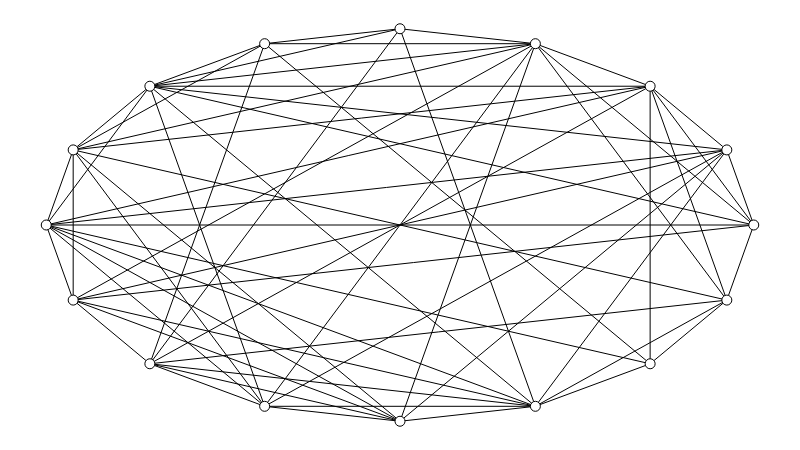

Source (notebook cell):
### Markdown cell above
Xi, o comprimento médio cresce quase linearmente em função do número de nós... ou seja, a estrutura de árvore não parece modelar um pequeno mundo em redes maiores.

As duplas Sabrina/Leo e Ale/Paulo pensaram em uma proposta alternativa: um anel de nós com "atalhos" adicionados especificamente para encurtar os caminhos. Esse tipo de aresta, que "atravessa" um circuito, é conhecido como *corda*.

A função abaixo constrói uma rede desse tipo, mas com uma restrição: além do número de nós, ela exige que você especifique qual é o *grau médio* que o grafo deve ter. O *grau* de um nó é o número de arestas que estão ligadas a ele, portanto, o grau médio é proporcional à *densidade* do grafo, ou seja, ao número total de arestas.

Por que estamos impondo essa restrição? Para evitar uma "segunda trapaça": queremos uma caracterização *estrutural* de pequeno mundo, que permita comparar grafos com *mesmo número de nós* e *mesma densidade*. Essa proposta de anel com cordas só pode ser considerada promissora se parar em pé sem o "migué" de ficarmos adicionando atalhos à vontade até os caminhos ficarem curtos o suficiente.

### Code cell
def chorded_ring(num_nodes, avg_degree):

    # Gera um grafo circular.
    g = nx.cycle_graph(num_nodes)

    # Prepara uma lista de pares de nós para sorteio.
    edges = [(n, m) for n, m in combinations(g.nodes, 2)]
    shuffle(edges)

    # Calcula limite de arestas a partir do grau médio.
    # Você consegue enxergar porque essa relação vale?
    max_edges = int((num_nodes * avg_degree) / 2 + 0.5)

    # Para cada par de nós sorteado...
    for n, m in edges:

        # ...se a aresta correspondente não existe...
        if not g.has_edge(n, m):

            # ...cria a aresta, ou seja, adiciona o "atalho"...
            g.add_edge(n, m)

            # ... e, se atingir o limite, para.
            if g.number_of_edges() == max_edges:
                break

    return g


# Gera um anel com cordas.
g = chorded_ring(NUM_NODES, AVG_DEGREE)

# Atribui posições aos nós.
sn.set_circle_positions(g)

# Mostra o grafo.
show_graph(g)

### Figure 1 — Plotly figure (JSON) as saved in the notebook; plotly's stock layout.template omitted (floating-point values rounded to 4 significant figures; data arrays with more than 128 entries replaced by an {"elided": "..."} marker saying what was removed)
{"data": [{"hoverinfo": "none", "line": {"color": "rgb(0, 0, 0)", "width": 1}, "mode": "lines", "type": "scatter", "uid": "96183c92-aa02-11e8-bcaa-e094670fd0e3", "x": {"elided": "192 float values"}, "y": {"elided": "192 float values"}}, {"hoverinfo": "none", "marker": {"color": "rgb(255, 255, 255)", "line": {"color": "rgb(0, 0, 0)", "width": 1}, "size": 10}, "mode": "markers+text", "text": [], "textfont": {"color": "rgb(0, 0, 0)"}, "textposition": "middle center", "type": "scatter", "uid": "96183c93-aa02-11e8-bcaa-e094670fd0e3", "x": [1, 0.9619, 0.8536, 0.6913, 0.5, 0.3087, 0.1464, 0.03806, 0, 0.03806, 0.1464, 0.3087, 0.5, 0.6913, 0.8536, 0.9619], "y": [0.5, 0.6913, 0.8536, 0.9619, 1, 0.9619, 0.8536, 0.6913, 0.5, 0.3087, 0.1464, 0.03806, 0, 0.03806, 0.1464, 0.3087]}], "layout": {"height": 450, "margin": {"b": 0, "l": 0, "r": 0, "t": 0}, "showlegend": false, "width": 800, "xaxis": {"showgrid": false, "showticklabels": false, "zeroline": false}, "yaxis": {"showgrid": false, "showticklabels": false, "zeroline": false}}}
